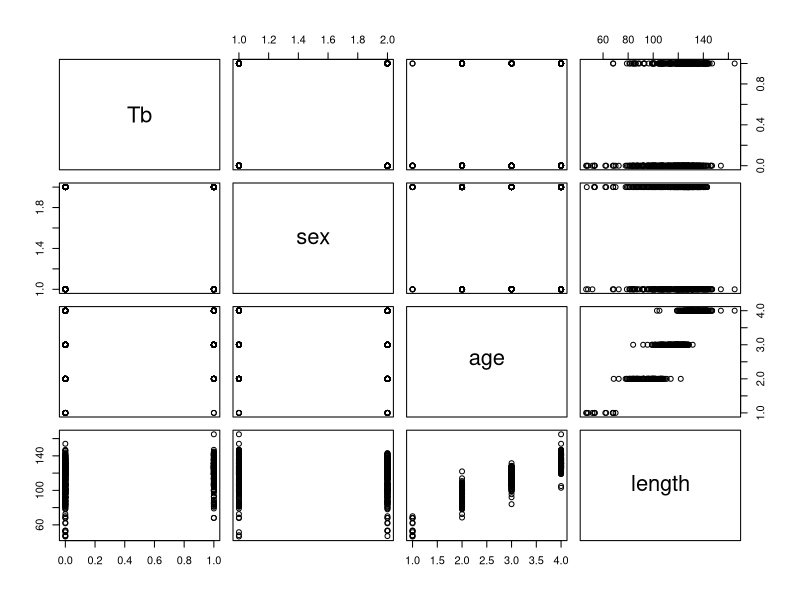

Source code (R):
## ---- chunk 1
workDir <- "~/mydata/BIT107-Boar-Markdown/"
projectName <- "Boar_Data_R_Markdown.R"
## ---- chunk 2
#Downloading Packages and Loading Libraries
install.packages("dplyr")
library(dplyr)
## ---- chunk 3
boar_data <- read.csv("Boar.csv", header = T, na = "NA", stringsAsFactors = T)

## ---- chunk 4
pairs(boar_data)
glimpse(boar_data)
